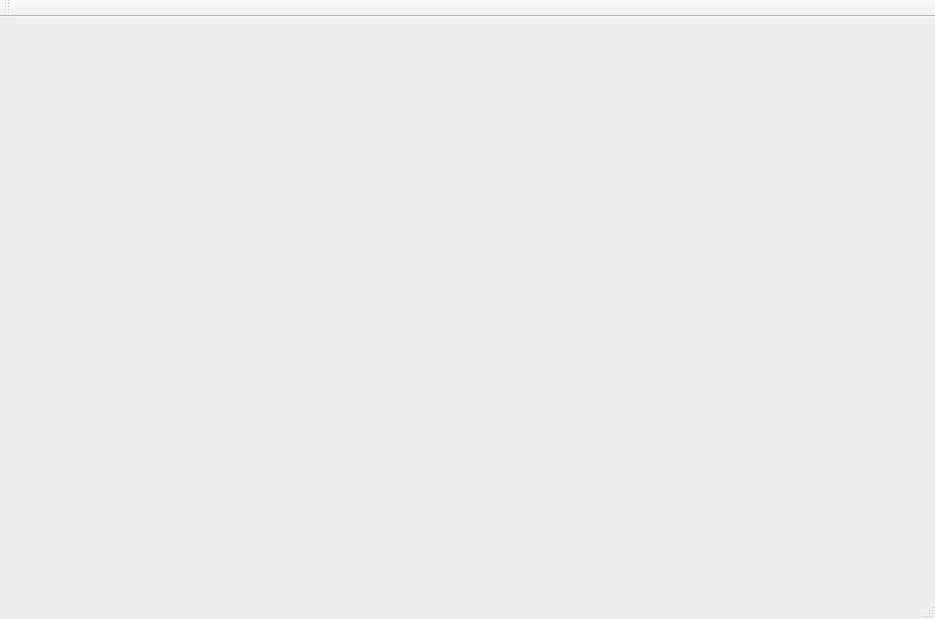
<?xml version="1.0" encoding="UTF-8"?>
<ui version="4.0">
 <class>MainWindow</class>
 <widget class="QMainWindow" name="MainWindow">
  <property name="geometry">
   <rect>
    <x>0</x>
    <y>0</y>
    <width>935</width>
    <height>619</height>
   </rect>
  </property>
  <property name="windowTitle">
   <string>MainWindow</string>
  </property>
  <widget class="QWidget" name="centralWidget">
   <layout class="QHBoxLayout" name="horizontalLayout" stretch="3,7">
    <item>
     <widget class="QWidget" name="leftWidget" native="true"/>
    </item>
    <item>
     <widget class="QWidget" name="widget_2" native="true"/>
    </item>
   </layout>
  </widget>
  <widget class="QMenuBar" name="menuBar">
   <property name="geometry">
    <rect>
     <x>0</x>
     <y>0</y>
     <width>935</width>
     <height>23</height>
    </rect>
   </property>
  </widget>
  <widget class="QToolBar" name="mainToolBar">
   <attribute name="toolBarArea">
    <enum>TopToolBarArea</enum>
   </attribute>
   <attribute name="toolBarBreak">
    <bool>false</bool>
   </attribute>
  </widget>
  <widget class="QStatusBar" name="statusBar"/>
 </widget>
 <layoutdefault spacing="6" margin="11"/>
 <resources/>
 <connections/>
</ui>
